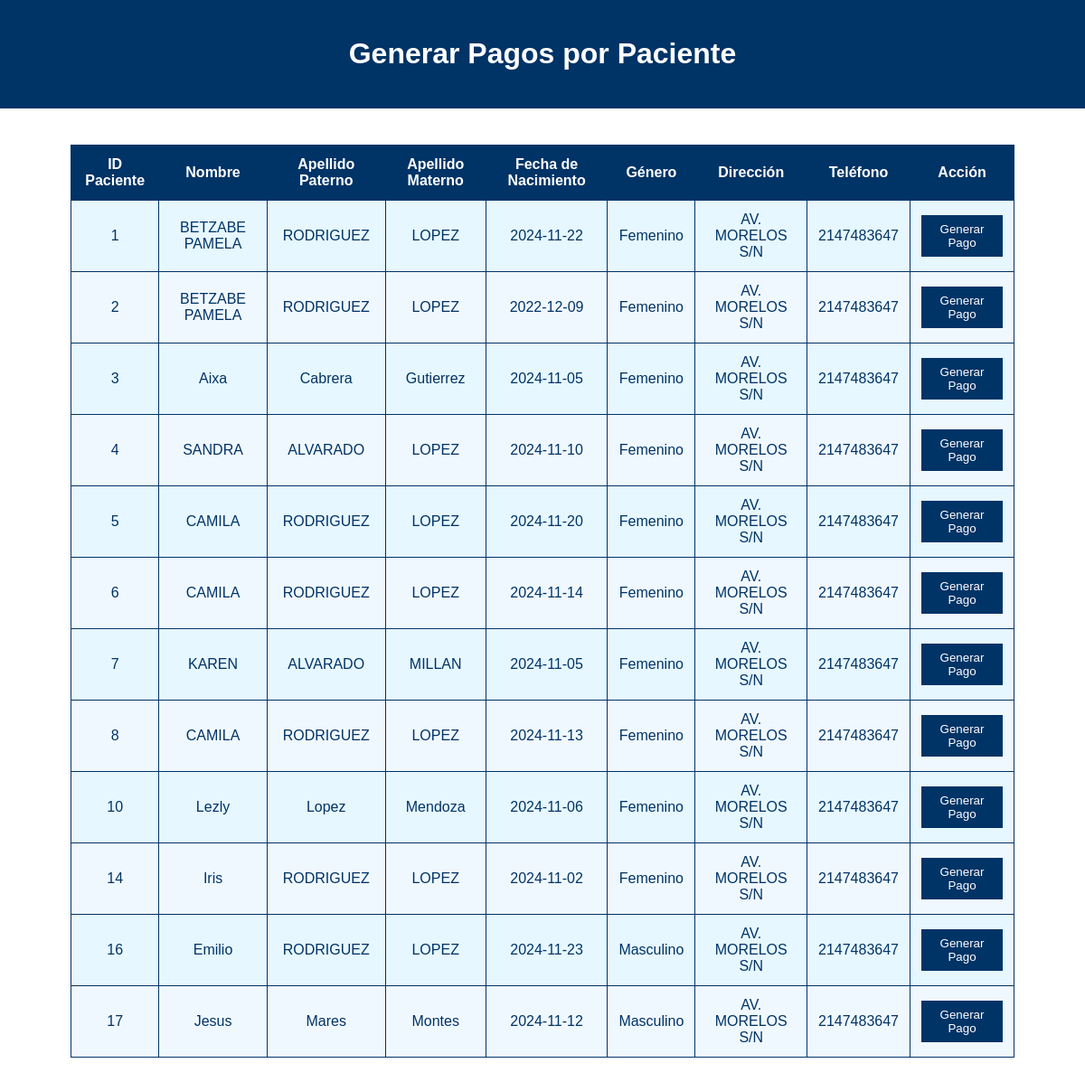
/generarpagor.php, run on the app's committed database.
### tables this page shows
CREATE TABLE `pacientes` (
  `Id_paciente` int(10) NOT NULL,
  `Nombre` varchar(25) NOT NULL,
  `Apellido_Paterno` varchar(25) NOT NULL,
  `Apellido_Materno` varchar(30) NOT NULL,
  `Fecha_nacimiento` date NOT NULL,
  `Genero` varchar(10) NOT NULL,
  `Direccion` varchar(50) NOT NULL,
  `Telefono` int(10) NOT NULL,
  `Diagnostico` varchar(200) NOT NULL,
  `Usuario` varchar(25) NOT NULL,
  `Contrasena` varchar(25) NOT NULL
);

### generarpagor.php (the view, shortened to what this page needs)
<?php
$host = 'localhost';
$usuario = 'root';
$contrasena = '';
$base_de_datos = 'consultorio';
$conn = new mysqli($host, $usuario, $contrasena, $base_de_datos);
$sql = "SELECT Id_paciente, Nombre, Apellido_paterno, Apellido_materno, Fecha_nacimiento, Genero, Direccion, Telefono FROM pacientes";
$resultado = $conn->query($sql);
?>
<!DOCTYPE html>
<html lang="es">
<head>
</head>
<body>
<header>
    <h1>Generar Pagos por Paciente</h1>
</header>
<div class="container">
    <?php
    if ($resultado->num_rows > 0) {
        echo "<table>
                <tr>
                    <th>ID Paciente</th>
                    <th>Nombre</th>
                    <th>Apellido Paterno</th>
                    <th>Apellido Materno</th>
                    <th>Fecha de Nacimiento</th>
                    <th>Género</th>
                    <th>Dirección</th>
                    <th>Teléfono</th>
                    <th>Acción</th>
                </tr>";
        while($fila = $resultado->fetch_assoc()) {
            echo "<tr>
                    <td>" . $fila["Id_paciente"] . "</td>
                    <td>" . $fila["Nombre"] . "</td>
                    <td>" . $fila["Apellido_paterno"] . "</td>
                    <td>" . $fila["Apellido_materno"] . "</td>
                    <td>" . $fila["Fecha_nacimiento"] . "</td>
                    <td>" . $fila["Genero"] . "</td>
                    <td>" . $fila["Direccion"] . "</td>
                    <td>" . $fila["Telefono"] . "</td>
                    <td>
                        <form action='procesar_pago.php' method='POST'>
                            <input type='hidden' name='Id_paciente' value='" . $fila["Id_paciente"] . "'>
                            <button type='submit' class='generate-button'>Generar Pago</button>
                        </form>
                    </td>
                  </tr>";
        }
        echo "</table>";
    } else {
        echo "<p class='no-records'>No hay pacientes registrados.</p>";
    }
    ?>
</div>
</body>
</html>

### generarpagor.php (style rules this page uses)
body { font-family: Arial, sans-serif; background-color: #ffffff; color: #003366; margin: 0; padding: 0; }
header { background-color: #003366; color: #ffffff; padding: 20px; text-align: center; }
table { width: 90%; margin: 20px auto; border-collapse: collapse; background-color: #f0f8ff; }
th, td { padding: 12px; text-align: center; border: 1px solid #003366; }
th { background-color: #003366; color: white; }
tr:nth-child(even) { background-color: #e6f7ff; }
.generate-button { background-color: #003366; color: white; padding: 8px 15px; border: none; cursor: pointer; }
.container { padding: 20px; }

### data on the page
pacientes: Id_paciente "1", Nombre "BETZABE PAMELA", Apellido_Paterno "RODRIGUEZ", Apellido_Materno "LOPEZ", Fecha_nacimiento "2024-11-22", Genero "Femenino", Direccion "AV. MORELOS S/N", Telefono "2147483647"
pacientes: Id_paciente "2", Nombre "BETZABE PAMELA", Apellido_Paterno "RODRIGUEZ", Apellido_Materno "LOPEZ", Fecha_nacimiento "2022-12-09", Genero "Femenino", Direccion "AV. MORELOS S/N", Telefono "2147483647"
pacientes: Id_paciente "3", Nombre "Aixa", Apellido_Paterno "Cabrera", Apellido_Materno "Gutierrez", Fecha_nacimiento "2024-11-05", Genero "Femenino", Direccion "AV. MORELOS S/N", Telefono "2147483647"
pacientes: Id_paciente "4", Nombre "SANDRA", Apellido_Paterno "ALVARADO", Apellido_Materno "LOPEZ", Fecha_nacimiento "2024-11-10", Genero "Femenino", Direccion "AV. MORELOS S/N", Telefono "2147483647"
pacientes: Id_paciente "5", Nombre "CAMILA", Apellido_Paterno "RODRIGUEZ", Apellido_Materno "LOPEZ", Fecha_nacimiento "2024-11-20", Genero "Femenino", Direccion "AV. MORELOS S/N", Telefono "2147483647"
pacientes: Id_paciente "6", Nombre "CAMILA", Apellido_Paterno "RODRIGUEZ", Apellido_Materno "LOPEZ", Fecha_nacimiento "2024-11-14", Genero "Femenino", Direccion "AV. MORELOS S/N", Telefono "2147483647"
pacientes: Id_paciente "7", Nombre "KAREN", Apellido_Paterno "ALVARADO", Apellido_Materno "MILLAN", Fecha_nacimiento "2024-11-05", Genero "Femenino", Direccion "AV. MORELOS S/N", Telefono "2147483647"
pacientes: Id_paciente "8", Nombre "CAMILA", Apellido_Paterno "RODRIGUEZ", Apellido_Materno "LOPEZ", Fecha_nacimiento "2024-11-13", Genero "Femenino", Direccion "AV. MORELOS S/N", Telefono "2147483647"
pacientes: Id_paciente "10", Nombre "Lezly", Apellido_Paterno "Lopez", Apellido_Materno "Mendoza", Fecha_nacimiento "2024-11-06", Genero "Femenino", Direccion "AV. MORELOS S/N", Telefono "2147483647"
pacientes: Id_paciente "14", Nombre "Iris", Apellido_Paterno "RODRIGUEZ", Apellido_Materno "LOPEZ", Fecha_nacimiento "2024-11-02", Genero "Femenino", Direccion "AV. MORELOS S/N", Telefono "2147483647"
pacientes: Id_paciente "16", Nombre "Emilio", Apellido_Paterno "RODRIGUEZ", Apellido_Materno "LOPEZ", Fecha_nacimiento "2024-11-23", Genero "Masculino", Direccion "AV. MORELOS S/N", Telefono "2147483647"
pacientes: Id_paciente "17", Nombre "Jesus", Apellido_Paterno "Mares", Apellido_Materno "Montes", Fecha_nacimiento "2024-11-12", Genero "Masculino", Direccion "AV. MORELOS S/N", Telefono "2147483647"
